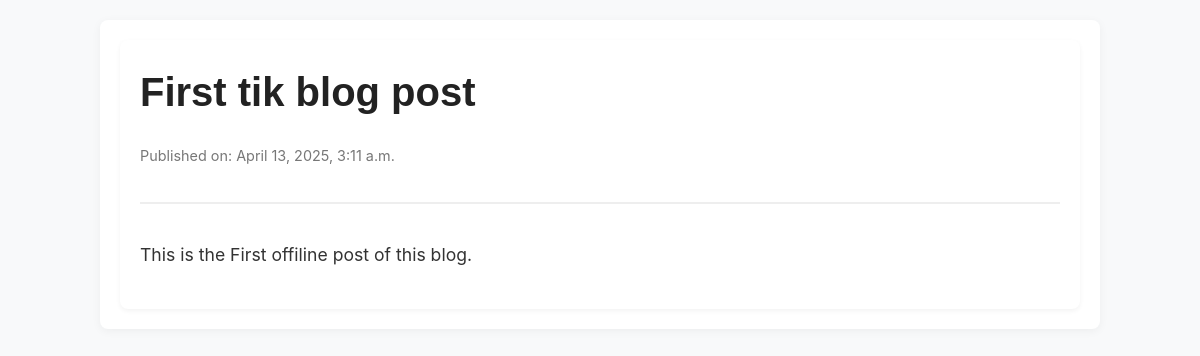
/blog/latest/, run on the app's committed database.
### blog/models.py (models this page shows, shortened)
class Post(models.Model):
    author = models.ForeignKey('auth.User', on_delete=models.CASCADE)
    title = models.CharField(max_length=200)
    text = models.TextField()
    created_date = models.DateTimeField(default=timezone.now)
    published_date = models.DateTimeField(blank=True, null=True)

### blog/views.py (the view)
# urls.py: path('latest/', views.latest_post, name='latest_post'),
def latest_post(request):
    try:
        latest_post = Post.objects.filter(published_date__lte=timezone.now()).order_by('-published_date').first()
    except Post.DoesNotExist:
        latest_post = None
    return render(request, 'post_detail.html', {'post': latest_post})

### blog/templates/post_detail.html (shortened to what this page needs)
{% extends 'base.html' %}
{% block content %}
    <div class="post-detail">
        <h1>{{ post.title }}</h1>
        <small>Published on: {{ post.published_date }}</small>
        <hr>
        <p>{{ post.text|linebreaksbr }}</p>
    </div>
{% endblock %}

### blog/static/css/style.css (style rules this page uses)
body { font-family: 'Inter', sans-serif; font-size: 1.1rem; line-height: 1.6; color: #333; background-color: #f8f9fa; margin: 0; padding: 0; }
h1, h2, h3 { font-family: 'Poppins', sans-serif; font-weight: 700; color: #222; margin-bottom: 0.75em; }
h1 { font-size: 2.5rem; margin-top: 0; }
small { color: #777; display: block; margin-top: 0.5em; font-size: 0.9rem; }
p { margin-bottom: 1em; }
hr { border: 1px solid #eee; margin: 2em 0; }
.post-detail { padding: 20px; background-color: #fff; border-radius: 8px; box-shadow: 0 2px 5px rgba(0, 0, 0, 0.05); }
.post-detail h1 { font-size: 2.5rem; margin-top: 0; margin-bottom: 0.5em; }
.post-detail small { color: #777; display: block; margin-bottom: 1em; }
.post-detail p { line-height: 1.8; }

### data on the page
Post: title "First tik blog post", published_date "April 13, 2025, 3:11 a.m.", text "This is the First offiline post of this blog."
